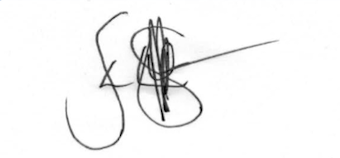
#> input picture app/assets/signatures/Director.png, 340 x 158 px
$ python -i tender_form_intelligence_engine.py   (imports and definitions only)
#> lines starting #> are read from the running program, lines starting #| are printed output that depends on the picture
### app/core/runtime_paths.py
from __future__ import annotations

import os
from pathlib import Path
from typing import Iterable


def _resolve_project_root() -> Path:
    explicit = os.getenv("LMCP_PROJECT_ROOT")
    if explicit:
        return Path(explicit).expanduser().resolve()

    container_root = Path("/app")
    if (container_root / "app").is_dir():
        return container_root.resolve()

    return Path(__file__).resolve().parents[2]


PROJECT_ROOT = _resolve_project_root()
RUNTIME_DIR = Path(os.getenv("LMCP_RUNTIME_DIR", str(PROJECT_ROOT / "runtime"))).expanduser().resolve()
LOG_DIR = Path(os.getenv("LMCP_LOG_DIR", str(RUNTIME_DIR / "logs"))).expanduser().resolve()
MONTHLY_QUOTES_DIR = Path(os.getenv("MONTHLY_QUOTES_ROOT", str(PROJECT_ROOT / "monthly_quotes"))).expanduser().resolve()


def ensure_directories(paths: Iterable[Path]) -> None:
    for path in paths:
        path.mkdir(parents=True, exist_ok=True)


def ensure_runtime_directories() -> None:
    ensure_directories([RUNTIME_DIR, LOG_DIR, MONTHLY_QUOTES_DIR])

### app/services/tender_form_intelligence_engine.py
from __future__ import annotations

import io
import json
import os
import re
import traceback
from datetime import datetime
from pathlib import Path
from typing import Any, Dict, List, Optional, Tuple, Union

from app.core.runtime_paths import PROJECT_ROOT, ensure_directories

ENGINE_VERSION = "V22.7.4_COMPANY_NAME_RECOVERY_LOCK_ENGINE"

try:
    import fitz  # PyMuPDF
except Exception:
    fitz = None

try:
    from PIL import Image, ImageDraw, ImageFont
except Exception:
    Image = None
    ImageDraw = None
    ImageFont = None


LOCAL_PROJECT_ROOT = Path.cwd().resolve()

RUNTIME_DIR = PROJECT_ROOT / "runtime" / "tender_form_intelligence"
COMPLETED_DIR = RUNTIME_DIR / "completed_forms"
DEBUG_DIR = RUNTIME_DIR / "debug"
PROFILE_DIR = RUNTIME_DIR / "stroke_profiles"

def ensure_tender_form_runtime_dirs() -> None:
    ensure_directories([RUNTIME_DIR, COMPLETED_DIR, DEBUG_DIR, PROFILE_DIR])


# [5 lines left out: function _safe_filename, not called in this run]


def _resolve_path(path_value: Union[str, Path, None]) -> Optional[Path]:
#> called with path_value = '../assets/signatures/Director.png'
    if not path_value:
        return None

    raw = str(path_value).strip()
    if not raw:
        return None

    candidates: List[Path] = []
    p = Path(raw)
    candidates.append(p)

    if raw.startswith("/app/"):
        candidates.append(PROJECT_ROOT / raw.replace("/app/", "", 1))

    if not p.is_absolute():
        candidates.append(PROJECT_ROOT / raw)
        candidates.append(LOCAL_PROJECT_ROOT / raw)

    if "/runtime/" in raw:
        tail = raw.split("/runtime/", 1)[1]
        candidates.append(PROJECT_ROOT / "runtime" / tail)
        candidates.append(LOCAL_PROJECT_ROOT / "runtime" / tail)

    for c in candidates:
        try:
            if c.exists():
                return c.resolve()
        except Exception:
            pass

    try:
        return candidates[0].resolve()
    except Exception:
        return candidates[0]


# [27 lines left out: functions _jsonable, _coerce_payload, _default_values, not called in this run]


def _color_tuple(color: str) -> Tuple[int, int, int, int]:
    c = str(color or "black").strip().lower()
    if c in ("blue", "darkblue", "navy"):
        return (8, 30, 110, 255)
    if c == "red":
        return (140, 10, 10, 255)
    return (5, 5, 5, 255)


# [66 lines left out: functions _load_font, _make_handwriting_text_layer, not called in this run]


def _signature_candidates(path_value: Any) -> List[Path]:
    candidates: List[Path] = []
    p = _resolve_path(path_value)
    if p:
        candidates.append(p)

    names = [
        "signature.png",
        "sample_signature.png",
        "sample_signature_real.png",
        "sample_signature.jpg",
        "director.png",
    ]
    dirs = [
        PROJECT_ROOT / "runtime" / "handwriting_simulation",
        LOCAL_PROJECT_ROOT / "runtime" / "handwriting_simulation",
        PROJECT_ROOT / "app" / "assets" / "signatures",
        LOCAL_PROJECT_ROOT / "app" / "assets" / "signatures",
    ]
    for d in dirs:
        for n in names:
            candidates.append(d / n)

    return candidates


def _load_clean_signature(path_value: Any, ink_color: str = "black") -> Optional["Image.Image"]:
    if Image is None:
        return None

    ink = _color_tuple(ink_color)

    for path in _signature_candidates(path_value):
        try:
            if not path.exists() or not path.is_file():
                continue

            img = Image.open(str(path)).convert("RGBA")
#> img is the input picture: PIL image 340x158 RGBA; mean R, G, B, A 244.7, 244.7, 244.7, 255
            px = img.load()

            for y in range(img.height):
                for x in range(img.width):
                    r, g, b, a = px[x, y]
                    brightness = int((r + g + b) / 3)
                    spread = max(r, g, b) - min(r, g, b)
                    darkness = 255 - brightness

                    # Remove white and grey scanned-paper background.
                    if a < 20 or brightness > 170 or (brightness > 145 and spread < 28):
                        px[x, y] = (255, 255, 255, 0)
                    elif darkness > 30:
                        px[x, y] = (ink[0], ink[1], ink[2], min(255, max(140, darkness * 4)))
                    else:
                        px[x, y] = (255, 255, 255, 0)

            bbox = img.getbbox()
#> bbox = (66, 12, 270, 150)
            if bbox:
                img = img.crop(bbox)
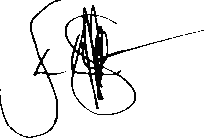
#> img: PIL image 204x138 RGBA; mean R, G, B, A 234.4, 234.4, 234.4, 21.1; transparent parts drawn white

            if img.width > 5 and img.height > 5:
                return img

        except Exception:
            continue

    return None


# [1327 lines left out: functions _image_to_png_bytes, _page_text, _find_text_boxes, _detect_horizontal_lines, _detect_text_dotted_lines, _split_text_dotted_row_lines and 17 more, not called in this run]


def status() -> Dict[str, Any]:
    return get_tender_form_intelligence_status()


def get_status() -> Dict[str, Any]:
    return get_tender_form_intelligence_status()


def get_engine_status() -> Dict[str, Any]:
    return get_tender_form_intelligence_status()


def complete_tender_form(payload: Optional[Dict[str, Any]] = None, **kwargs: Any) -> Dict[str, Any]:
    payload = _coerce_payload(payload, **kwargs)
    return complete_pdf_with_stroke_flow(payload=payload)


def complete_tender_form_intelligence(payload: Optional[Dict[str, Any]] = None, **kwargs: Any) -> Dict[str, Any]:
    return complete_tender_form(payload, **kwargs)


def complete_form(payload: Optional[Dict[str, Any]] = None, **kwargs: Any) -> Dict[str, Any]:
    return complete_tender_form(payload, **kwargs)


def complete_sbd_form(payload: Optional[Dict[str, Any]] = None, **kwargs: Any) -> Dict[str, Any]:
    return complete_tender_form(payload, **kwargs)


def complete_sbd_intelligence(payload: Optional[Dict[str, Any]] = None, **kwargs: Any) -> Dict[str, Any]:
    return complete_tender_form(payload, **kwargs)


def run_tender_form_intelligence(payload: Optional[Dict[str, Any]] = None, **kwargs: Any) -> Dict[str, Any]:
    return complete_tender_form(payload, **kwargs)


def run(payload: Optional[Dict[str, Any]] = None, **kwargs: Any) -> Dict[str, Any]:
    return complete_tender_form(payload, **kwargs)


# [8 lines left out: function example_payload, not called in this run]


def get_example_payload() -> Dict[str, Any]:
    return example_payload()


# [8 lines left out: function build_glyph_library, not called in this run]


def build_glyph_cache(payload: Optional[Dict[str, Any]] = None, **kwargs: Any) -> Dict[str, Any]:
    return build_glyph_library(payload, **kwargs)


def build_handwriting_glyph_library(payload: Optional[Dict[str, Any]] = None, **kwargs: Any) -> Dict[str, Any]:
    return build_glyph_library(payload, **kwargs)


# [42 lines left out: function detect_sbd_pages, not called in this run]


def detect_sbd_page_numbers(payload: Optional[Dict[str, Any]] = None, **kwargs: Any) -> Dict[str, Any]:
    return detect_sbd_pages(payload, **kwargs)


def find_sbd_pages(payload: Optional[Dict[str, Any]] = None, **kwargs: Any) -> Dict[str, Any]:
    return detect_sbd_pages(payload, **kwargs)


# [16 lines left out: function detect_training_template, not called in this run]


def detect_template(payload: Optional[Dict[str, Any]] = None, **kwargs: Any) -> Dict[str, Any]:
    return detect_training_template(payload, **kwargs)


def find_training_template(payload: Optional[Dict[str, Any]] = None, **kwargs: Any) -> Dict[str, Any]:
    return detect_training_template(payload, **kwargs)


def get_training_template(payload: Optional[Dict[str, Any]] = None, **kwargs: Any) -> Dict[str, Any]:
    return detect_training_template(payload, **kwargs)


def load_training_template(payload: Optional[Dict[str, Any]] = None, **kwargs: Any) -> Dict[str, Any]:
    return detect_training_template(payload, **kwargs)


# [35 lines left out: function locate_writable_fields, not called in this run]


def find_writable_fields(payload: Optional[Dict[str, Any]] = None, **kwargs: Any) -> Dict[str, Any]:
    return locate_writable_fields(payload, **kwargs)


def get_writable_fields(payload: Optional[Dict[str, Any]] = None, **kwargs: Any) -> Dict[str, Any]:
    return locate_writable_fields(payload, **kwargs)


def locate_form_fields(payload: Optional[Dict[str, Any]] = None, **kwargs: Any) -> Dict[str, Any]:
    return locate_writable_fields(payload, **kwargs)


def detect_tender_form_fields(payload: Optional[Dict[str, Any]] = None, **kwargs: Any) -> Dict[str, Any]:
    return locate_writable_fields(payload, **kwargs)


def detect_fields(payload: Optional[Dict[str, Any]] = None, **kwargs: Any) -> Dict[str, Any]:
    return locate_writable_fields(payload, **kwargs)


# [32 lines left out: functions build_handwriting_payload, classify_tender_form, not called in this run]


def overlay_existing_pdf(payload: Optional[Dict[str, Any]] = None, **kwargs: Any) -> Dict[str, Any]:
    return complete_tender_form(payload, **kwargs)


def overlay_pdf_with_handwriting(payload: Optional[Dict[str, Any]] = None, **kwargs: Any) -> Dict[str, Any]:
    return complete_tender_form(payload, **kwargs)


def complete_with_handwriting(payload: Optional[Dict[str, Any]] = None, **kwargs: Any) -> Dict[str, Any]:
    return complete_tender_form(payload, **kwargs)


def complete_with_stroke_flow(payload: Optional[Dict[str, Any]] = None, **kwargs: Any) -> Dict[str, Any]:
    return complete_tender_form(payload, **kwargs)

>>> result = _load_clean_signature('../assets/signatures/Director.png')
